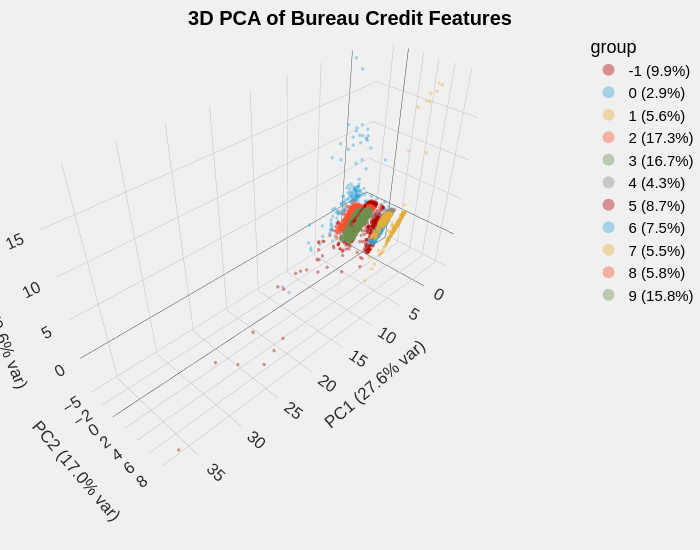

The notebook cell this image was saved under:
### Code cell
importlib.reload(unsupervised_helper)

X.sort_values(by="group", inplace=True)
fig = unsupervised_helper.plotly_3d_pca(X, hue_col="group")
fig.show()

### Figure 1 — Plotly figure (JSON) as saved in the notebook; plotly's stock layout.template omitted (floating-point values rounded to 4 significant figures; data arrays with more than 128 entries replaced by an {"elided": "..."} marker saying what was removed)
{"data": [{"hovertemplate": "color=-1<br>PC1 (27.6% var)=%{x}<br>PC2 (17.0% var)=%{y}<br>PC3 (9.6% var)=%{z}<extra></extra>", "legendgroup": "-1", "marker": {"color": "#b00000", "opacity": 0.4, "size": 2, "symbol": "circle"}, "mode": "markers", "name": "-1 (9.9%)", "scene": "scene", "showlegend": true, "type": "scatter3d", "x": {"elided": "551 float values"}, "y": {"elided": "551 float values"}, "z": {"elided": "551 float values"}}, {"hovertemplate": "color=0<br>PC1 (27.6% var)=%{x}<br>PC2 (17.0% var)=%{y}<br>PC3 (9.6% var)=%{z}<extra></extra>", "legendgroup": "0", "marker": {"color": "#30a2da", "opacity": 0.4, "size": 2, "symbol": "circle"}, "mode": "markers", "name": "0 (2.9%)", "scene": "scene", "showlegend": true, "type": "scatter3d", "x": {"elided": "160 float values"}, "y": {"elided": "160 float values"}, "z": {"elided": "160 float values"}}, {"hovertemplate": "color=1<br>PC1 (27.6% var)=%{x}<br>PC2 (17.0% var)=%{y}<br>PC3 (9.6% var)=%{z}<extra></extra>", "legendgroup": "1", "marker": {"color": "#e5ae38", "opacity": 0.4, "size": 2, "symbol": "circle"}, "mode": "markers", "name": "1 (5.6%)", "scene": "scene", "showlegend": true, "type": "scatter3d", "x": {"elided": "314 float values"}, "y": {"elided": "314 float values"}, "z": {"elided": "314 float values"}}, {"hovertemplate": "color=2<br>PC1 (27.6% var)=%{x}<br>PC2 (17.0% var)=%{y}<br>PC3 (9.6% var)=%{z}<extra></extra>", "legendgroup": "2", "marker": {"color": "#fc4f30", "opacity": 0.4, "size": 2, "symbol": "circle"}, "mode": "markers", "name": "2 (17.3%)", "scene": "scene", "showlegend": true, "type": "scatter3d", "x": {"elided": "963 float values"}, "y": {"elided": "963 float values"}, "z": {"elided": "963 float values"}}, {"hovertemplate": "color=3<br>PC1 (27.6% var)=%{x}<br>PC2 (17.0% var)=%{y}<br>PC3 (9.6% var)=%{z}<extra></extra>", "legendgroup": "3", "marker": {"color": "#6d904f", "opacity": 0.4, "size": 2, "symbol": "circle"}, "mode": "markers", "name": "3 (16.7%)", "scene": "scene", "showlegend": true, "type": "scatter3d", "x": {"elided": "932 float values"}, "y": {"elided": "932 float values"}, "z": {"elided": "932 float values"}}, {"hovertemplate": "color=4<br>PC1 (27.6% var)=%{x}<br>PC2 (17.0% var)=%{y}<br>PC3 (9.6% var)=%{z}<extra></extra>", "legendgroup": "4", "marker": {"color": "#8b8b8b", "opacity": 0.4, "size": 2, "symbol": "circle"}, "mode": "markers", "name": "4 (4.3%)", "scene": "scene", "showlegend": true, "type": "scatter3d", "x": {"elided": "240 float values"}, "y": {"elided": "240 float values"}, "z": {"elided": "240 float values"}}, {"hovertemplate": "color=5<br>PC1 (27.6% var)=%{x}<br>PC2 (17.0% var)=%{y}<br>PC3 (9.6% var)=%{z}<extra></extra>", "legendgroup": "5", "marker": {"color": "#b00000", "opacity": 0.4, "size": 2, "symbol": "circle"}, "mode": "markers", "name": "5 (8.7%)", "scene": "scene", "showlegend": true, "type": "scatter3d", "x": {"elided": "486 float values"}, "y": {"elided": "486 float values"}, "z": {"elided": "486 float values"}}, {"hovertemplate": "color=6<br>PC1 (27.6% var)=%{x}<br>PC2 (17.0% var)=%{y}<br>PC3 (9.6% var)=%{z}<extra></extra>", "legendgroup": "6", "marker": {"color": "#30a2da", "opacity": 0.4, "size": 2, "symbol": "circle"}, "mode": "markers", "name": "6 (7.5%)", "scene": "scene", "showlegend": true, "type": "scatter3d", "x": {"elided": "420 float values"}, "y": {"elided": "420 float values"}, "z": {"elided": "420 float values"}}, {"hovertemplate": "color=7<br>PC1 (27.6% var)=%{x}<br>PC2 (17.0% var)=%{y}<br>PC3 (9.6% var)=%{z}<extra></extra>", "legendgroup": "7", "marker": {"color": "#e5ae38", "opacity": 0.4, "size": 2, "symbol": "circle"}, "mode": "markers", "name": "7 (5.5%)", "scene": "scene", "showlegend": true, "type": "scatter3d", "x": {"elided": "304 float values"}, "y": {"elided": "304 float values"}, "z": {"elided": "304 float values"}}, {"hovertemplate": "color=8<br>PC1 (27.6% var)=%{x}<br>PC2 (17.0% var)=%{y}<br>PC3 (9.6% var)=%{z}<extra></extra>", "legendgroup": "8", "marker": {"color": "#fc4f30", "opacity": 0.4, "size": 2, "symbol": "circle"}, "mode": "markers", "name": "8 (5.8%)", "scene": "scene", "showlegend": true, "type": "scatter3d", "x": {"elided": "322 float values"}, "y": {"elided": "322 float values"}, "z": {"elided": "322 float values"}}, {"hovertemplate": "color=9<br>PC1 (27.6% var)=%{x}<br>PC2 (17.0% var)=%{y}<br>PC3 (9.6% var)=%{z}<extra></extra>", "legendgroup": "9", "marker": {"color": "#6d904f", "opacity": 0.4, "size": 2, "symbol": "circle"}, "mode": "markers", "name": "9 (15.8%)", "scene": "scene", "showlegend": true, "type": "scatter3d", "x": {"elided": "880 float values"}, "y": {"elided": "880 float values"}, "z": {"elided": "880 float values"}}], "layout": {"height": 550, "legend": {"itemsizing": "constant", "title": {"text": "group"}, "tracegroupgap": 0}, "margin": {"b": 0, "l": 0, "r": 0, "t": 30}, "scene": {"camera": {"center": {"x": 0, "y": 0, "z": -0.3}, "eye": {"x": 1.5, "y": 1.5, "z": 1.5}}, "domain": {"x": [0, 1], "y": [0, 1]}, "xaxis": {"title": {"text": "PC1 (27.6% var)"}}, "yaxis": {"title": {"text": "PC2 (17.0% var)"}}, "zaxis": {"title": {"text": "PC3 (9.6% var)"}}}, "title": {"text": "3D PCA of Bureau Credit Features"}, "width": 700}}
